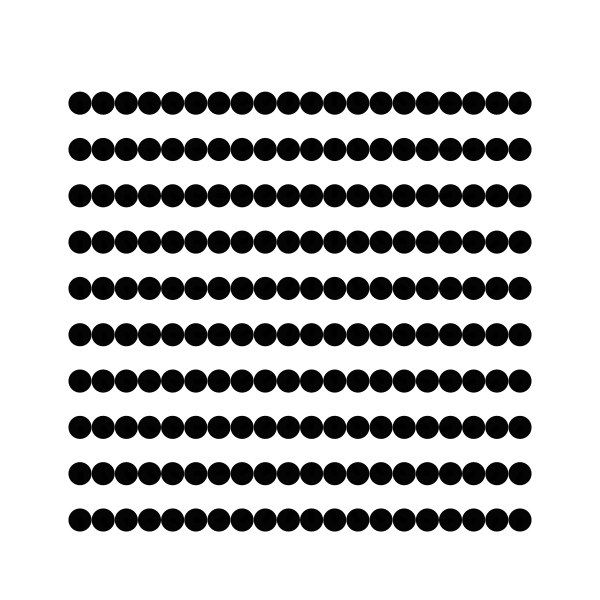
Frame 1 (no input)
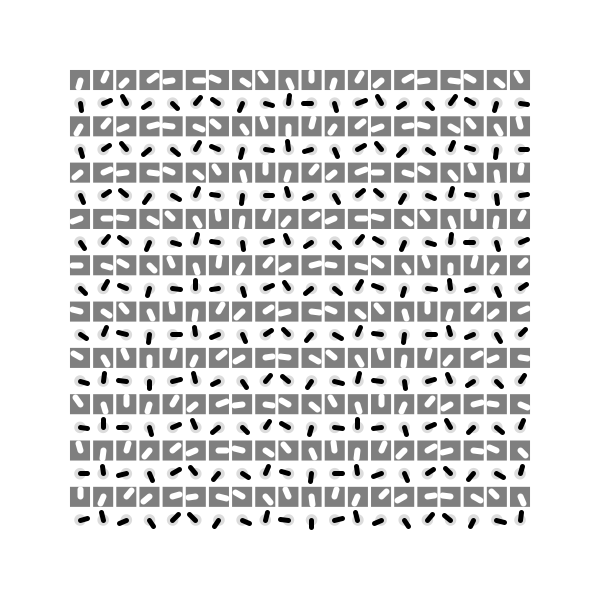
Frame 60 (the mouse pressed at the canvas centre just before this capture)
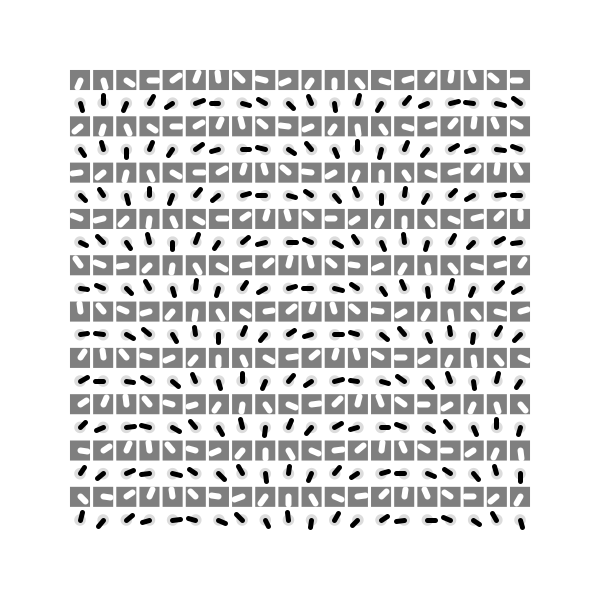
Frame 120 (the mouse held since frame 60 and released just before this capture)

The Processing sketch that drew these frames (run headless with seeded random() and noise(); from frame 60 on, the mouse is pressed at the canvas centre):

// Processing sketch: processing_151208
// ── processing_151208.pde

/*
 * Creative Coding
 * Week 2, 04 - The Clocks
 * by Indae Hwang and Jon McCormack
 * Copyright (c) 2014 Monash University
 *
 * This program draws a grid of circular "clocks", whose hands move according to the elasped time.
 * The higher the clock number the faster it moves, the first clock takes 1 min to go all the way around.
 * The function "movingCircle" is used to draw each clock. It is passed the position, size and hand angle
 * as arguments.
 * 
 */

void setup() {
  size(600, 600);
  background(255);
  rectMode(CENTER);
  noStroke();
  smooth();
}


void draw() {
  background(255);
  noStroke();

  int num = 20;
  int margin = 80;

  float gutter = 0; //distance between each cell
  float cellsize = ( width - (2 * margin) - gutter * (num - 1) ) / (num-1 );

  int circleNumber = 0; // counter

  for (int i=0; i<num; i++) {
    for (int j=0; j<num; j++) {
     ++circleNumber;

      float tx = margin + cellsize * i + gutter * i;
      float ty = margin + cellsize * j + gutter * j;
      
      if (circleNumber%2==0)
      {
        movingCircle(tx, ty, cellsize, circleNumber * PI * millis() / 60000.0);
      }else{
        movingCircle2(tx, ty, cellsize, circleNumber * TWO_PI * millis() / 60000.0);
     }
    }
  }
}//end of draw 


void movingCircle(float x, float y, float size, float angle) {

  float t=abs(cos(radians(frameCount*2))*size);
  float c=abs(sin(radians(frameCount))*255);
 
  // calculate endpoint of the line
  float tempX = x + (size/3 ) * sin(angle);
  float tempY = y + (size / 3) * cos(angle);
  
   noStroke();
   fill(c);
   ellipse(x, y, t, t); // circle
  
  stroke(0);
  strokeWeight(5);
  stroke(0);
  line(x, y, tempX, tempY); // red line
}

//////////////////////
void movingCircle2(float x, float y, float size, float angle) {
  
  float t=sin(radians(frameCount))*size;
  float c=abs(cos(radians(frameCount))*255);
 
 
  // calculate endpoint of the line
  float tempX = x + (size / 3) * sin(-angle);
  float tempY = y + (size / 3) * cos(-angle);

  noStroke();
  
  fill(c);
  rect(x, y, t, t); // circle
 
  strokeWeight(6);
  stroke(255);
  line(x, y, tempX, tempY); // red line

}
